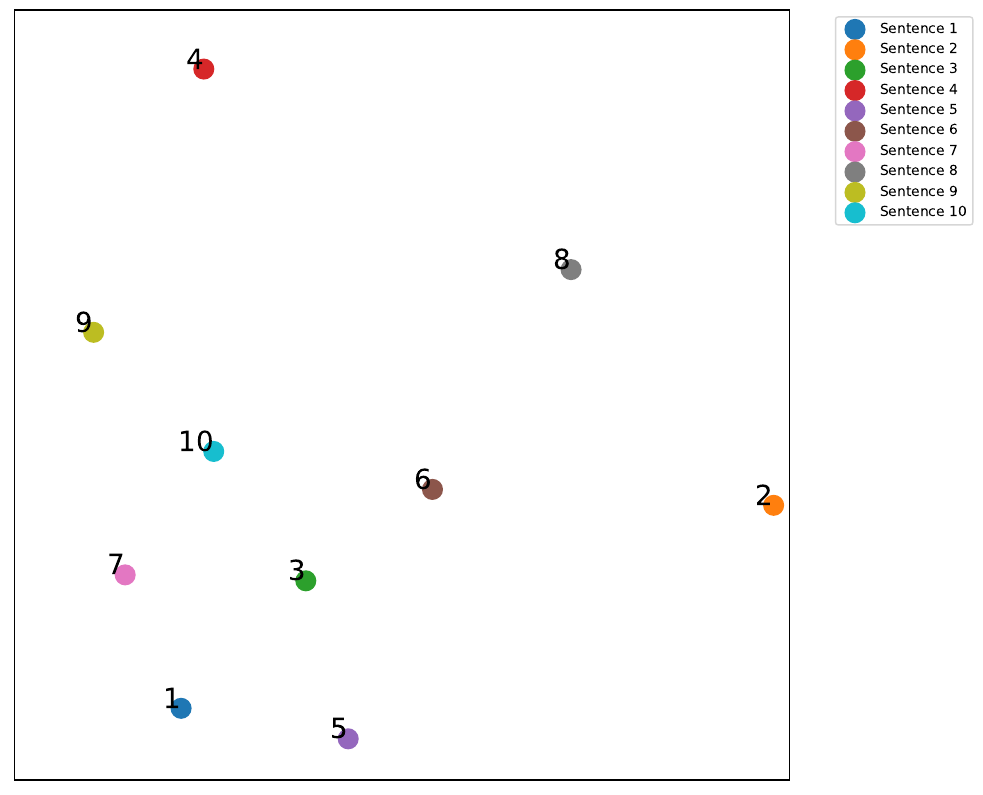

The script that saved this image:
import tensorflow as tf
import tensorflow_hub as hub
import matplotlib.pyplot as plt
from sklearn.decomposition import PCA

# List of sentences
sentences = [
    "this bird has wings that are black and has a thick bill",
    "bird has black body feathers, white breast feather, and short beak",
    "this bird is black with white and has a long, pointy beak",
    "a large grey bird, with a white head and belly, and a large curved bill",
    "this bird has wings that are black and has a white belly",
    "this black bird has white eyes and black plumage on top of a bright orange shortened beak",
    "this bird has a black crown as well as a small black bill",
    "a medium sized bird with black feet and a black breast and belly with a orange and black beak",
    "this bird has a large grey head with a orange pointed bill",
    "this bird is grey and has a very large wing span with a very long beak"
]

# Load the Universal Sentence Encoder
embed = hub.load("https://tfhub.dev/google/universal-sentence-encoder/4")

# Encode the sentences
sentence_embeddings = embed(sentences)

# Reduce dimensionality using PCA for visualization
pca = PCA(n_components=2)
reduced_embeddings = pca.fit_transform(sentence_embeddings)

# Plot the embeddings with sentence numbers as labels
plt.figure(figsize=(10, 10))
for i, (x, y) in enumerate(reduced_embeddings):
    plt.scatter(x, y, s=200, label=f'Sentence {i+1}')  # Label as Sentence 1, 2, 3, etc.
    plt.text(x, y, f'{i+1}', fontsize=20, ha='right')  # Add text label for each point

plt.xlim(-0.4, 0.6)  # Set x-axis range from -0.4 to 0.6
plt.ylim(-0.4, 0.6)  # Set y-axis range from -0.4 to 0.6
plt.xticks([])  # Hide x-axis ticks and labels
plt.yticks([])  # Hide y-axis ticks and labels
plt.legend(bbox_to_anchor=(1.05, 1), loc='upper left')
plt.savefig("vis_10.pdf", dpi=300, bbox_inches='tight')
plt.grid(True)
plt.show()